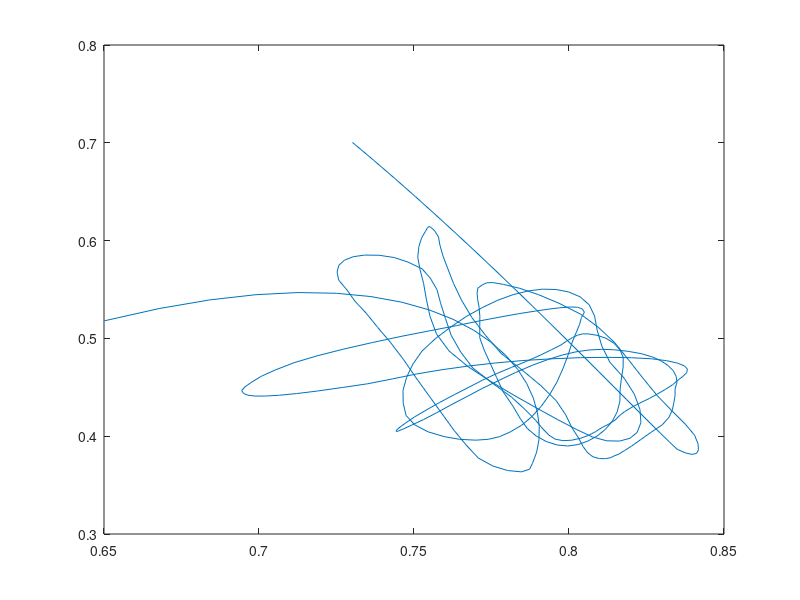

Here is the MATLAB script that generated this plot:
%b=importdata('data_bharat.txt');
b=importdata('data.txt');
a=b(1:350,1:2);
y=sgolayfilt(a,3,41);
fp=fopen('dumbell.txt','wt');
plot(y(:,1),y(:,2));
for i=1:size(y,1)
    fprintf(fp,'%f %f %d\n',y(i,1),y(i,2),b(i,3));
end
